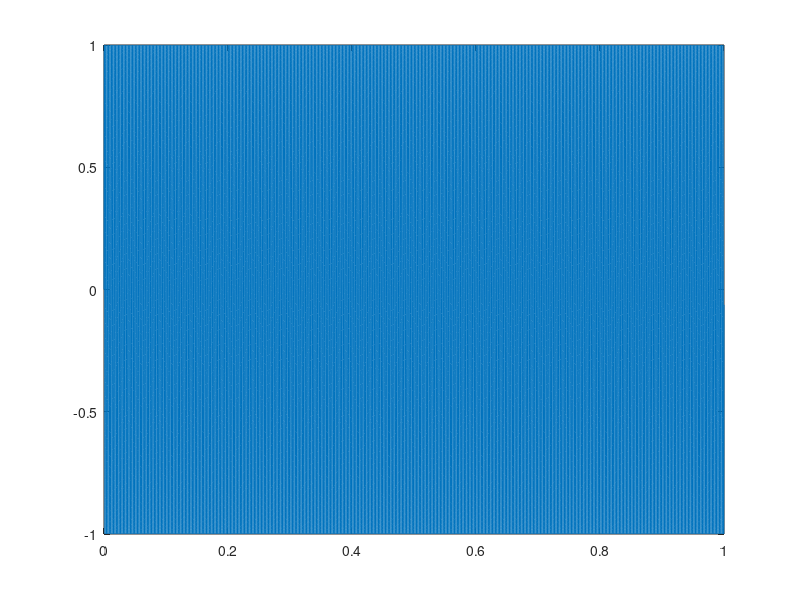

MATLAB code for this plot: (Note: this script raises an error after producing the figure.)
fs=44100;
t=[0:fs-1]/fs;
%% Impulsantwort: Dirac-Impuls
% imp=zeros(1,length(t));
% imp(1)=1;
%% Sinus-Signal
phase = 0;
amplitude = 1;
frequency = 440;
signal=amplitude*sin(2*pi*frequency*t+phase);
%% Plot and save
plot(t,signal)
sound(signal,fs);
audiowrite('signal.wav',imp,fs)
